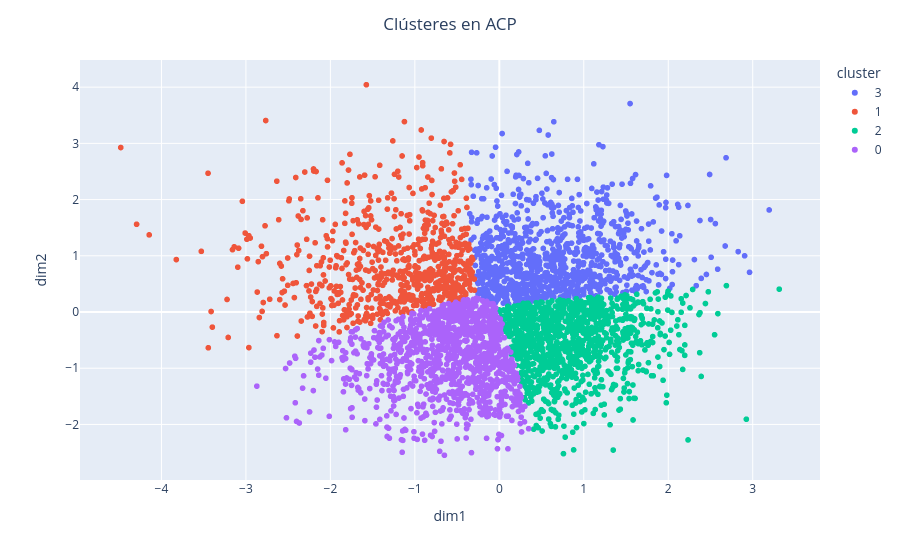

The code cell stored with this chart in its notebook:
### Code cell
graf = GraficosClustering(datos_original=clt_songs.datos, df_acp=df_acp)

graf.scatter_2D()

### Figure 1 — Plotly figure (JSON) as saved in the notebook; plotly's stock layout.template omitted (floating-point values rounded to 4 significant figures; data arrays with more than 128 entries replaced by an {"elided": "..."} marker saying what was removed)
{"data": [{"customdata": {"elided": "981x1 int values"}, "hovertemplate": "cluster=3<br>dim1=%{x}<br>dim2=%{y}<br>Individuo=%{customdata[0]}<extra></extra>", "legendgroup": "3", "marker": {"color": "#636efa", "symbol": "circle"}, "mode": "markers", "name": "3", "showlegend": true, "x": {"elided": "981 float values"}, "xaxis": "x", "y": {"elided": "981 float values"}, "yaxis": "y", "type": "scattergl"}, {"customdata": {"elided": "697x1 int values"}, "hovertemplate": "cluster=1<br>dim1=%{x}<br>dim2=%{y}<br>Individuo=%{customdata[0]}<extra></extra>", "legendgroup": "1", "marker": {"color": "#EF553B", "symbol": "circle"}, "mode": "markers", "name": "1", "showlegend": true, "x": {"elided": "697 float values"}, "xaxis": "x", "y": {"elided": "697 float values"}, "yaxis": "y", "type": "scattergl"}, {"customdata": {"elided": "1135x1 int values"}, "hovertemplate": "cluster=2<br>dim1=%{x}<br>dim2=%{y}<br>Individuo=%{customdata[0]}<extra></extra>", "legendgroup": "2", "marker": {"color": "#00cc96", "symbol": "circle"}, "mode": "markers", "name": "2", "showlegend": true, "x": {"elided": "1135 float values"}, "xaxis": "x", "y": {"elided": "1135 float values"}, "yaxis": "y", "type": "scattergl"}, {"customdata": {"elided": "1187x1 int values"}, "hovertemplate": "cluster=0<br>dim1=%{x}<br>dim2=%{y}<br>Individuo=%{customdata[0]}<extra></extra>", "legendgroup": "0", "marker": {"color": "#ab63fa", "symbol": "circle"}, "mode": "markers", "name": "0", "showlegend": true, "x": {"elided": "1187 float values"}, "xaxis": "x", "y": {"elided": "1187 float values"}, "yaxis": "y", "type": "scattergl"}], "layout": {"xaxis": {"anchor": "y", "domain": [0.0, 1.0], "title": {"text": "dim1"}}, "yaxis": {"anchor": "x", "domain": [0.0, 1.0], "title": {"text": "dim2"}}, "legend": {"title": {"text": "cluster"}, "tracegroupgap": 0}, "margin": {"t": 60}, "title": {"text": "Clústeres en ACP", "x": 0.5}}}
